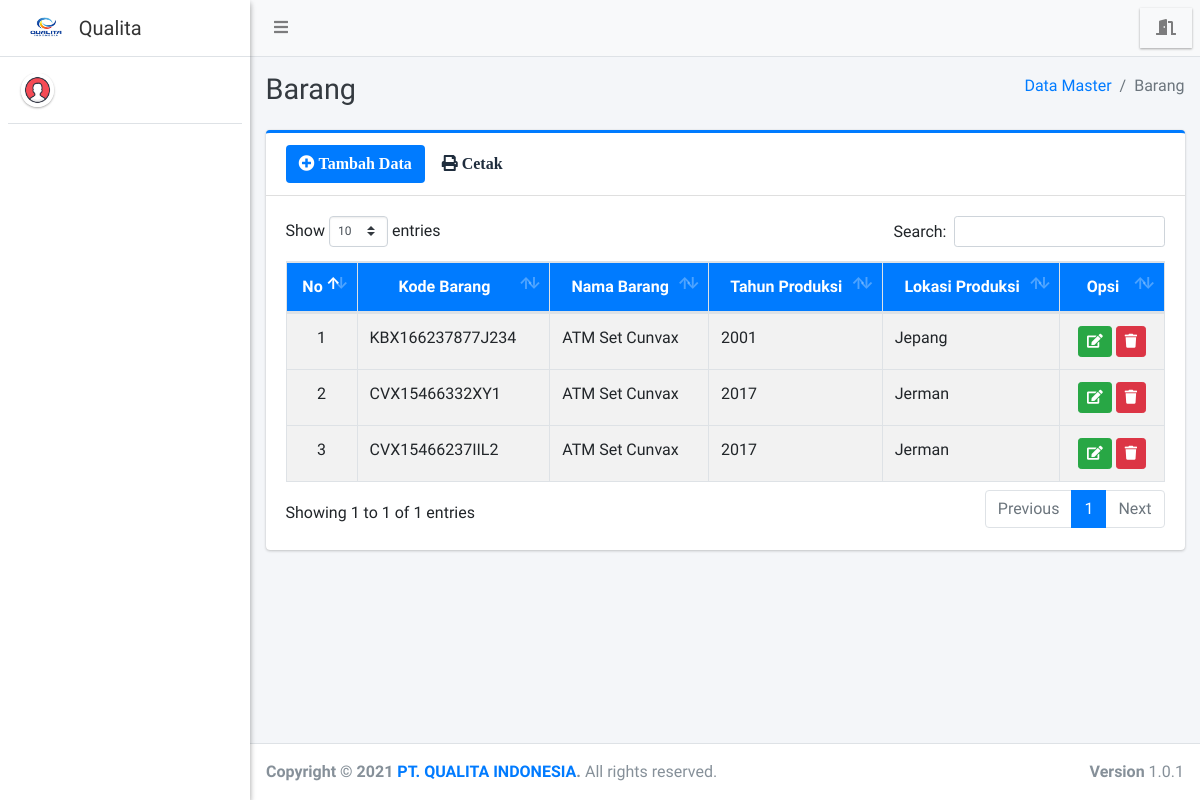
The app's page /admin/barang/index.php with its own data.
### tables this page shows
CREATE TABLE `barang` (
  `kode_barang` varchar(35) NOT NULL,
  `nama_barang` varchar(100) NOT NULL,
  `tahun_produksi` varchar(25) NOT NULL,
  `lokasi_produksi` varchar(100) NOT NULL
);

### admin/barang/index.php (the view, shortened to what this page needs)
<?php
require '../../config/koneksi.php';
?>
<!DOCTYPE html>
<html>
<?php
include '../../templates/head.php';
?>
<body class="hold-transition sidebar-mini layout-fixed">
    <div class="wrapper">
        <?php
        include '../../templates/navbar.php';
        ?>
        <?php
        include '../../templates/sidebar.php';
        ?>
        <div class="content-wrapper">
            <div class="content-header">
                <div class="container-fluid">
                    <div class="row mb-2">
                        <div class="col-sm-6">
                            <h1 class="m-0 text-dark">Barang</h1>
                        </div>
                        <div class="col-sm-6">
                            <ol class="breadcrumb float-sm-right">
                                <li class="breadcrumb-item"><a href="#">Data Master</a></li>
                                <li class="breadcrumb-item active">Barang</li>
                            </ol>
                        </div>
                    </div>
                </div>
            </div>
            <section class="content">
                <div class="container-fluid">
                    <div class="row">
                        <div class="col-12">
                            <div class="card card-primary card-outline">
                                <div class="card-header">
                                    <a href="tambah" class="btn bg-blue"><i class="fa fa-plus-circle"> Tambah Data</i></a>
                                    <a href="print" target="blank" class="btn bg-white"><i class="fa fa-print"> Cetak</i></a>
                                </div>
                                <div class="card-body">
                                    <div class="table-responsive">
                                        <table id="example1" class="table table-bordered table-striped">
                                            <thead class="bg-blue">
                                                <tr align="center">
                                                    <th>No</th>
                                                    <th>Kode Barang</th>
                                                    <th>Nama Barang</th>
                                                    <th>Tahun Produksi</th>
                                                    <th>Lokasi Produksi</th>
                                                    <th>Opsi</th>
                                                </tr>
                                            </thead>
                                            <?php
                                            $no = 1;
                                            $data = $koneksi->query("SELECT * FROM barang ORDER BY kode_barang DESC");
                                            while ($row = $data->fetch_array()) {
                                            ?>
                                                <tbody style="background-color: white">
                                                    <tr>
                                                        <td align="center"><?= $no++ ?></td>
                                                        <td><?= $row['kode_barang'] ?></td>
                                                        <td><?= $row['nama_barang'] ?></td>
                                                        <td><?= $row['tahun_produksi'] ?></td>
                                                        <td><?= $row['lokasi_produksi'] ?></td>
                                                        <td align="center">
                                                            <a href="edit?id=<?= $row['kode_barang'] ?>" class="btn btn-success btn-sm" title="Edit"><i class="fa fa-edit"></i></a>
                                                            <a href="hapus?id=<?= $row['kode_barang'] ?>" class="btn btn-danger btn-sm alert-hapus" title="Hapus"><i class="fa fa-trash"></i></a>
                                                        </td>
                                                    </tr>
                                                </tbody>
                                            <?php } ?>
                                        </table>
                                    </div>
                                </div>
                            </div>
                        </div>
                    </div>
                </div>
            </section>
        </div>
        <?php include_once "../../templates/footer.php"; ?>
    </div>
</body>
</html>

### records on screen
barang: kode_barang "KBX166237877J234", nama_barang "ATM Set Cunvax", tahun_produksi "2001", lokasi_produksi "Jepang"
barang: kode_barang "CVX15466332XY1", nama_barang "ATM Set Cunvax", tahun_produksi "2017", lokasi_produksi "Jerman"
barang: kode_barang "CVX15466237IIL2", nama_barang "ATM Set Cunvax", tahun_produksi "2017", lokasi_produksi "Jerman"
